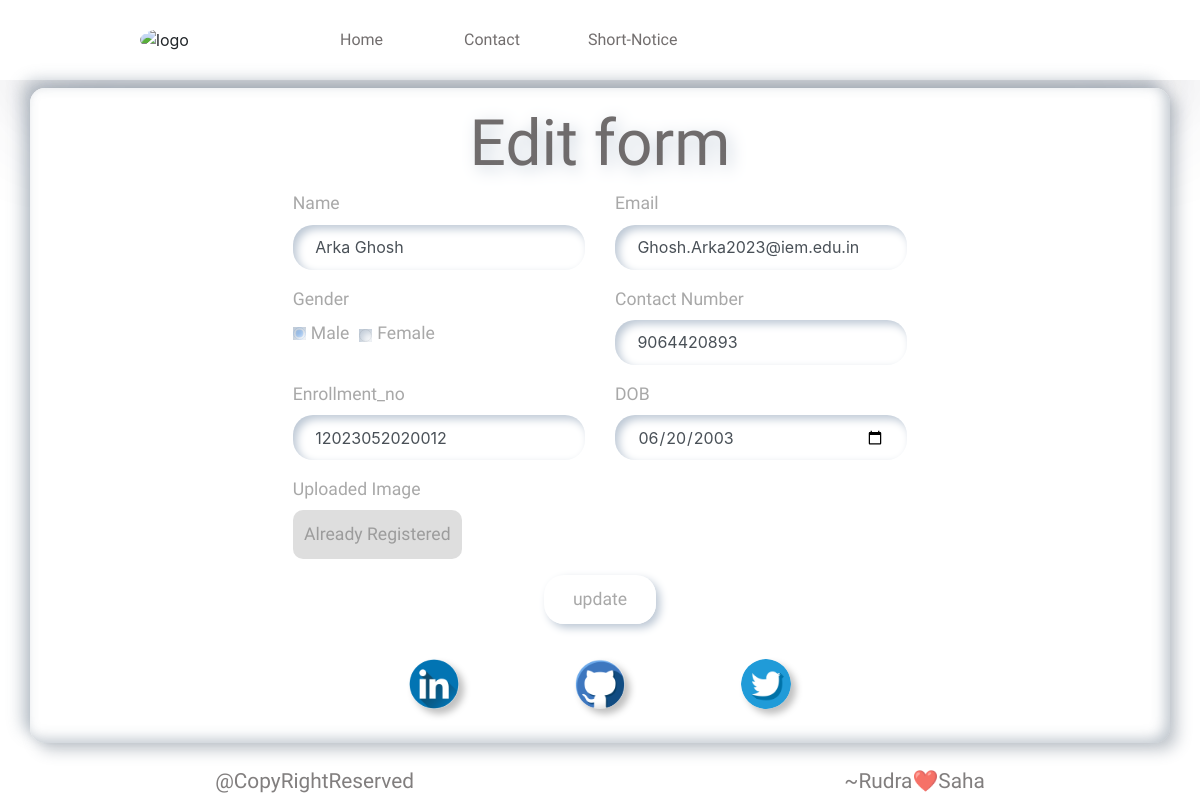
Screenshot of /2/edit_user with the database file from the repository.
### tables this page shows
CREATE TABLE users (id INTEGER PRIMARY KEY AUTOINCREMENT, name TEXT , email TEXT, gender TEXT, contact TEXT, dob date, Enrollment_no TEXT , profile_pic BLOB);

### crud.py (the view, shortened to what this page needs)
@app.route("/<int:id>/edit_user", methods=("GET", "POST"))
def edit_user(id):
    user = get_post(id)
    return render_template('edit_user.html', user = user)

### crud.py (called while the page is built)
def get_post(id):
    con = sqlite3.connect("users.db")
    con.row_factory = sqlite3.Row
    user = con.execute('SELECT * FROM users WHERE id = ?',(id,)).fetchone()
    con.close()
    if user is None:
        abort(404)
    return user

### Templates/edit_user.html (shortened to what this page needs)
<!DOCTYPE html>
<html>
  <head>
    <link rel="stylesheet"  type="text/css" href="{{url_for('static', filename='styles/edit_user.css')}}">
    <link
      rel="stylesheet"
      href="https://maxcdn.bootstrapcdn.com/bootstrap/4.4.1/css/bootstrap.min.css"
    />
    <link
      rel="stylesheet"
      href="https://cdnjs.cloudflare.com/ajax/libs/font-awesome/4.7.0/css/font-awesome.min.css"
    />
    <link rel="stylesheet" href="https://cdnjs.cloudflare.com/ajax/libs/font-awesome/6.5.2/css/all.min.css" />
  </head>
  <body >
    <nav>
      <img id="logo" src="https://image.pngaaa.com/970/3314970-middle.png" alt="logo">
      <div class="wrap-menu">
        <a class="main-menu" href="/">Home</a>
        <a class="main-menu" href="">Contact</a>
        <a class="main-menu hook" href="">Short-Notice</a>
      </div>
    </nav>
    <section class="contact-from" >
      <div class="container" style="background: #fff;">
        <div id="pad" class="row mt-2">
          <div class="col-md-7 mx-auto">
            <div class="form-wrapper">
              <div class="row">
                <div class="col-md-12">
                  <h2 style="text-align: center;">Edit form</h2>
                </div>
              </div>
              <form method="post" enctype="multipart/form-data">
                <div class="row">
                  <div class="col-md-6">
                    <div class="form-group">
                      <label for="">Name</label>
                      <input
                        style="border: none;"
                        type="text"
                        class="form-control"
                        name="name"
                        value="{{ user['name'] }}"
                        placeholder="name"
                      />
                    </div>
                  </div>
                  <div class="col-md-6">
                    <label for="">Email</label>
                    <div class="form-group">
                      <input
                        style="border: none;"
                        type="email"
                        class="form-control"
                        name="email"
                        value="{{ user['email'] }}"
                        placeholder="email"
                      />
                    </div>
                  </div>
                  <div class="col-md-6" >
                    <label for="">Gender</label>
                    <div class="form-group">
                      <div class="form-check form-check-inline">
                        {% if user['gender'] == "Male" %}
                        <input
                          class="form-check-input"
                          name="gender"
                          type="radio"
                          name="inlineRadioOptions"
                          id="inlineRadio1"
                          value="Male"
                          checked
                        />
                        <label class="form-check-label" for="inlineRadio1"
                          >Male</label
                        >
                        <input
                          class="form-check-input"
                          name="gender"
                          type="radio"
                          name="inlineRadioOptions"
                          id="inlineRadio2"
                          value="Female"
                          placeholder="."
                          style="margin-left: 10px; margin-top: 5px;"
                        />
                        <label class="form-check-label" for="inlineRadio1"
                          >Female</label
                        >
                        {% endif %}
                      </div>
                    </div>
                  </div>
                  <div class="col-md-6">
                    <div class="form-group">
                      <label for="">Contact Number</label>
                      <input
                        style="border: none;"
                        type="text"
                        class="form-control"
                        name="contact"
                        placeholder="Phone number"
                        value="{{ user['contact'] }}"
                      />
                    </div>
                  </div>
                  <div class="col-md-6">
                    <div class="form-group">
                      <label for="">Enrollment_no</label>
                      <input
                        type="text"
                        style="border: none;"
                        name="Enrollment_no"
                        class="form-control"
                        value="{{ user['Enrollment_no']  }}"
                        placeholder="."
                      />
                    </div>
                  </div>
                  <div class="col-md-6">
                    <div class="form-group">
                      <label for="">DOB</label>
                      <input
                        type="date"
                        style="border: none;"
                        name="dob"
                        class="form-control"
                        value="{{ user['dob']  }}"
                        placeholder="."
                      />
                    </div>
                  </div>
                  <div class="col-md-6">
                    <label for="">Uploaded Image</label>
                    <div class="form-group">
                      <label id="green" class="form-check-label"
                      >Already Registered<br />
                    </label>
                    </div>
                  </div>
                </div>
                <div class="row">
                  <button id="update_button" class="btn mx-auto">Update</button>
                </div>
                <div class="row" id="copyright">
                  <a href=""><img src="../static/images/linkedin.png" alt="linkdein"></a>
                  <a href=""><img src="../static/images/social.png" alt="Github"></a>
                  <a href=""><img src="../static/images/twitter-logo.png" alt="Twitter"></a>
                </div>
              </form>
            </div>
          </div>
        </div>
      </div>
    </section>
    <footer style="display: flex; align-items: center; justify-content: space-around;"><p>@CopyRightReserved</p>
              <p>~Rudra❤️Saha</p>
  </footer>
  </body>
</html>

### static/styles/edit_user.css (style rules this page uses)
#green { background: #c5c5c590; padding: .7rem; border-radius: 10px; }
nav { width: 100%; height: 10vh; display: flex !important; align-items: center !important; justify-content: space-evenly !important; box-shadow: rgba(50, 50, 93, 0.25) 0px 50px 100px -20px, rgba(0, 0, 0, 0.3) 0px 30px 60px -30px; }
.wrap-menu { width: 60% !important; display: flex; gap: 3vh; }
footer { width: 100%; height: 7.7vh; margin-top: .5rem; }
footer p { font-size: 1.3rem !important; margin-bottom: 0 !important; color: rgba(87, 84, 84, 0.753); }
#pad { padding: 1.1rem; }
#logo { width: 60px; mix-blend-mode: multiply; border-radius: 50%; }
.main-menu { width: 100px; font-family: "Holtwood One SC", serif; font-weight: 400; font-style: normal; white-space: nowrap; color: #565252d5; }
#copyright { margin-top: 1.2rem; padding: 1rem; display: flex; align-items: center; justify-content: space-evenly; }
#copyright img { width: 50px; border-radius: 50%; box-shadow: 5px 5px 7px rgb(0 0 0 / 25%), inset 2px 2px 5px rgb(255 255 255 / 25%), inset -3px -3px 5px rgb(0 0 0 / 12%); }
h2 { font-family: "Holtwood One SC", serif; font-weight: 400; font-style: normal; font-size: 4rem !important; color: #565252d5; filter: drop-shadow(4px 4px 8px rgb(189 200 213)) !important; }
label,#name , #email , #contact ,#dob ,#profile_pi ,#update_button ,p { font-family: "Protest Strike", sans-serif; font-weight: 400; font-style: normal; color: #777777a4; border: none; font-size: 1.1rem !important; }
.container { border-radius: 15px; min-height: 80vh; cursor: pointer; box-shadow: 7px 7px 15px #45566754, -8px -8px 15px rgb(81 101 121 / 35%), inset -5px -4px 13px 0px rgb(81 101 121 / 35%), inset 6px 7px 12px 0px rgb(255 255 255 / 94%); }
input { box-shadow: inset 4px 4px 8px rgb(189 200 213), inset -4px -4px 8px rgb(255 255 255); outline: none; border: none; cursor: pointer; padding: 1.4rem !important; border-radius: 20px !important; }
#update_button { border: none; padding: .7rem 1.8rem; font-size: 1.2rem; text-transform: lowercase; box-shadow: 4px 4px 8px rgb(189 200 213), inset -4px -4px 8px rgb(255 255 255); border-radius: 20px; }

### rows the page displays
users: name "Arka Ghosh", email "Ghosh.Arka2023@iem.edu.in", contact "9064420893", Enrollment_no "12023052020012", dob "06/20/2003"
